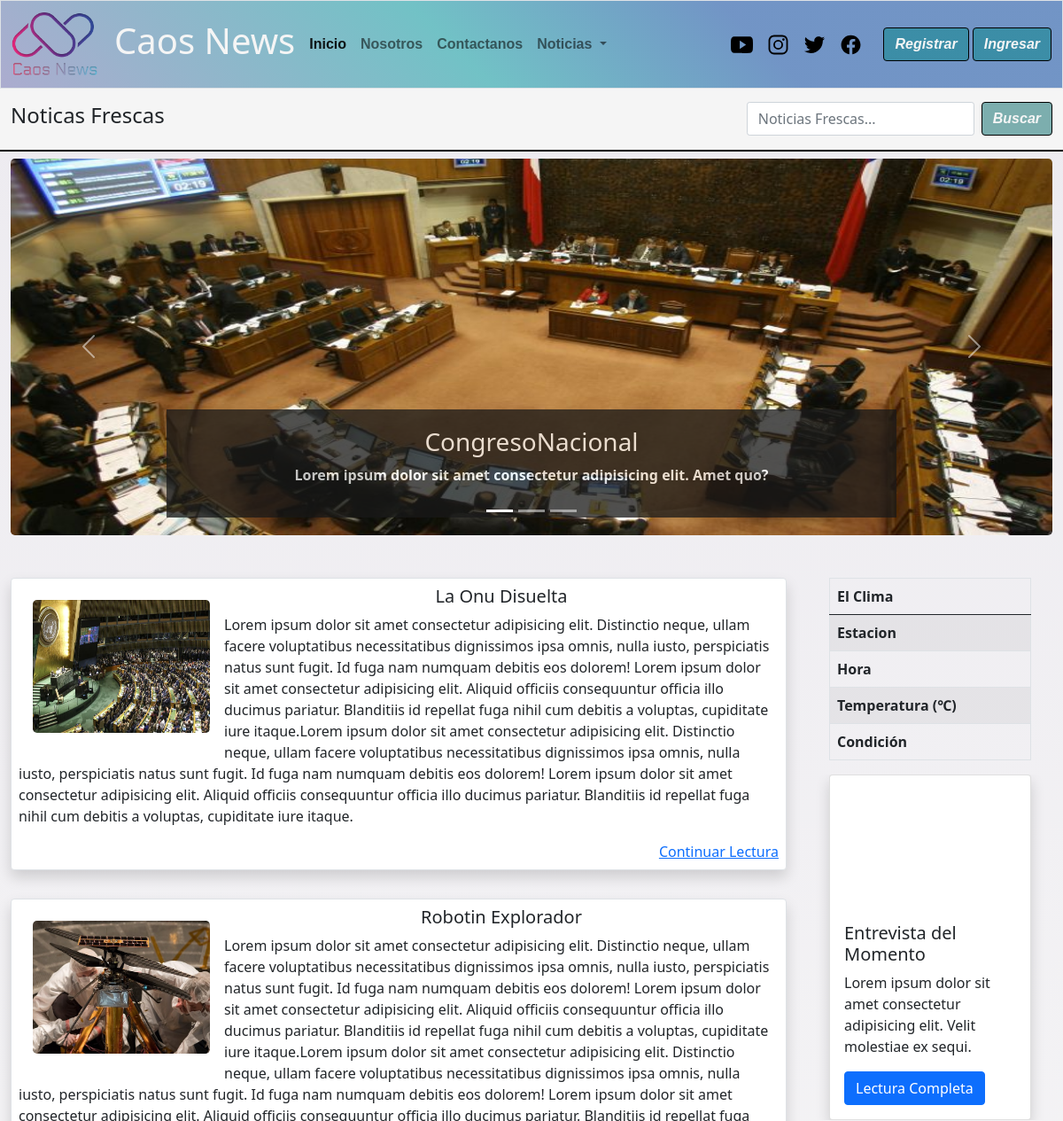
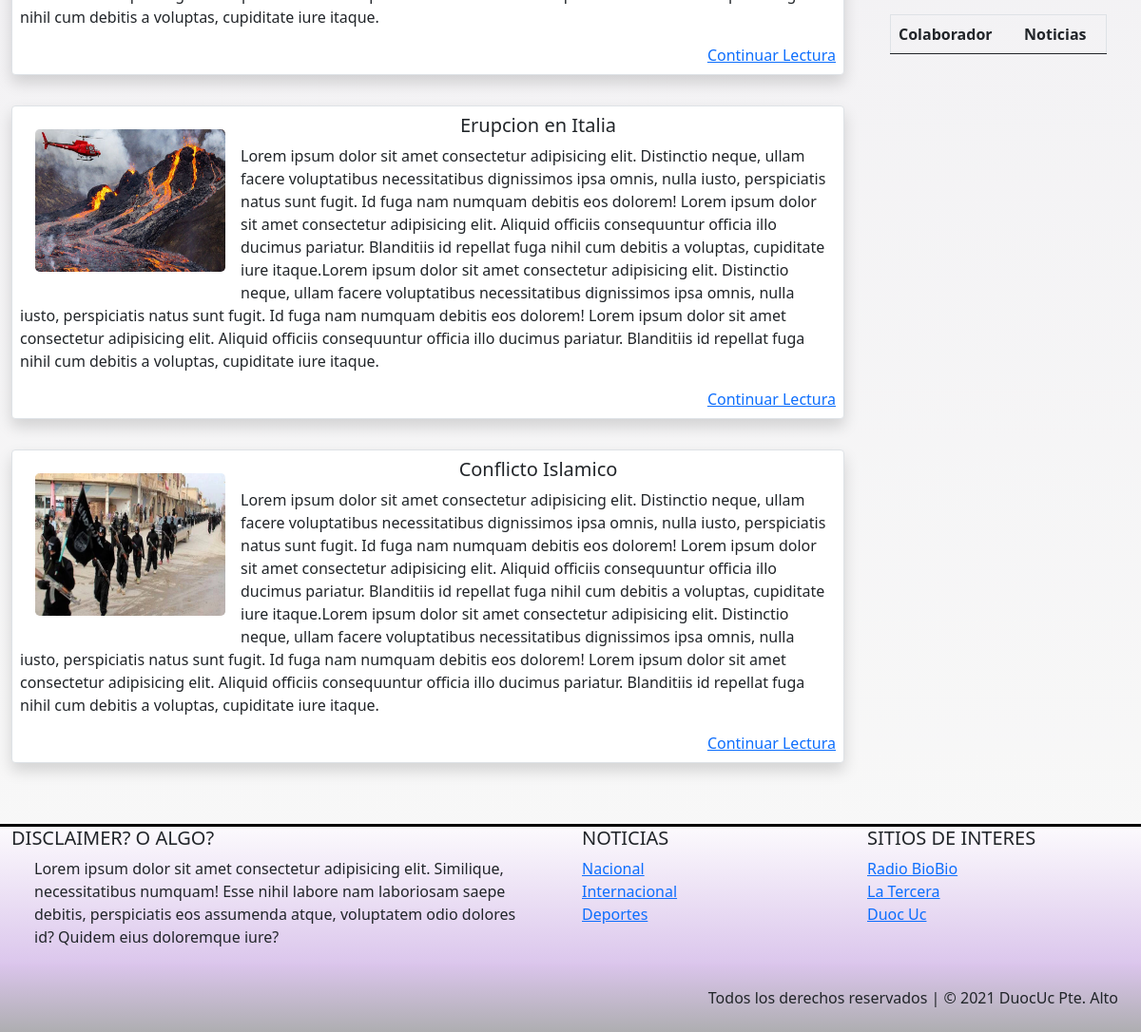
The page /salir/ on the database its author committed (2 pictures, top to bottom).
### caos_news/models.py (models this page shows, shortened)
class Noticia(models.Model):
    nombre_not = models.CharField(primary_key= True, max_length=50)
    fecha_not = models.DateField(default=datetime.date.today)
    redac =  models.TextField()
    img_not = models.ImageField(upload_to='noticias',null=True)
    publicar = models.BooleanField(default=False)
    comentario = models.TextField(null=True,default='Sin observaciones')
    autor = models.ForeignKey(User,null=True, on_delete=models.CASCADE)
    categoria = models.ForeignKey(Categoria, on_delete=models.CASCADE)

class Categoria(models.Model):
    cod_catg = models.IntegerField(primary_key=True)
    nombre_catg = models.CharField(max_length=50)

### caos_news/views.py (the view)
# urls.py: path('salir/',out_session,name='cerrar'),
def out_session(request):
    logout(request)
    categorias = Categoria.objects.all()
    noti_all = Noticia.objects.filter(publicar=True).order_by('-fecha_not')[:3]
    noti_index = Noticia.objects.filter(publicar=True).order_by('-fecha_not')[4:8]
    contexto = {"categorias":categorias,"noticias":noti_all,"noticias_index":noti_index}
    return render(request,"index.html",contexto)

### caos_news/templates/index.html (shortened to what this page needs)
{% extends 'base.html' %}
{%load static %}
{% block link_activos %}
                    <ul class="navbar-nav me-auto mb-2 mb-lg-0">
                        <li class="nav-item">
                            <a class="nav-link active" aria-current="page" href="{% url 'index'%}">Inicio</a>
                        </li>
                        {% if user.is_authenticated %}
                            <li class="nav-item">
                                <a class="nav-link" href="{% url 'enviar_n' %}">Subir noticia</a>
                            </li>
                            <li class="nav-item">
                                <a class="nav-link" href="{% url 'mis_notis' %}">Mis Noticias</a>
                            </li>
                        {% else %}
                            <li class="nav-item">
                            <a class="nav-link" href="{% url 'nos' %}">Nosotros</a>
                        </li>
                        <li class="nav-item">
                            <a class="nav-link" href="{% url 'contac' %}">Contactanos</a>
                        </li>
                        {% endif %}
                        <li class="nav-item dropdown">
                            <a class="nav-link dropdown-toggle" href="#" id="navbarDropdown" role="button"
                                data-bs-toggle="dropdown" aria-expanded="false">
                                Noticias
                            </a>
                        </li>
{% endblock link_activos %}
{% block contenido %}
<main>
        <nav class="navbar sticky-top" id="barra-busqueda">
            <div class="container-fluid ">
                <span class="navbar-text">
                {% if user.is_authenticated %}
                    <h4> Bienvenido(a) {{user.first_name}} {{user.last_name}} </h4>
                {% else %}
                    <h4>Noticas Frescas</h4>
                {% endif %}
                </span>
                <form class="d-flex" method="POST" action="{% url 'filter_d'%}">
                    <input class="form-control me-2" type="search" placeholder="Noticias Frescas..." name="txtbusqueda" aria-label="Search">
                    <button id="boton" class="btn btn-outline" type="submit">Buscar</button>
                </form>
            </div>
        </nav>
<section class="container-fluid">
    <div id="carouselExampleCaptions" class="carousel slide mt-2" data-bs-ride="carousel">
        <div class="carousel-indicators">
            <button type="button" data-bs-target="#carouselExampleCaptions" data-bs-slide-to="0" class="active"
                aria-current="true" aria-label="Slide 1"></button>
            <button type="button" data-bs-target="#carouselExampleCaptions" data-bs-slide-to="1"
                aria-label="Slide 2"></button>
            <button type="button" data-bs-target="#carouselExampleCaptions" data-bs-slide-to="2"
                aria-label="Slide 3"></button>
        </div>
        <div class="carousel-inner">
            {% for item in noticias  %}
            <div class="carousel-item {% if forloop.first %} active {% endif %}">
                <img src="{{ item.img_not.url}}" class="d-block w-100 rounded-3" alt=""
                    height="425">
                <div class="carousel-caption d-block d-md-block">
                    <a href="{% url 'noti' item.nombre_not %}">
                        <h3>{{item.nombre_not}}</h3>
                        <p>Lorem ipsum dolor sit amet consectetur adipisicing elit. Amet quo?</p>
                    </a>
                </div>
            </div>
            {% endfor %}
        </div>
        <button class="carousel-control-prev" type="button" data-bs-target="#carouselExampleCaptions"
            data-bs-slide="prev">
            <span class="carousel-control-prev-icon" aria-hidden="true"></span>
        </button>
        <button class="carousel-control-next" type="button" data-bs-target="#carouselExampleCaptions"
            data-bs-slide="next">
            <span class="carousel-control-next-icon" aria-hidden="true"></span>
        </button>
    </div>
</section>
<section class="container-fluid">
    <div class="row">
        <div class="col-7 col-lg-9 mt-5 mb-5">
            <div class="d-grid gap-3">
                {% for item in noticias_index %}
                <div class="p-2 bg-light border shadow mb-3 bg-body rounded" id="tarjeta">
                    <div class="float-start">
                        <img src="{{ item.img_not.url}}" class="m-3 rounded-3" alt="..."
                            width="200" height="150">
                    </div>
                    <div class="mx-auto">
                        <div class="text m-l-2 md-sm-center">
                            <h5 class="text-center">{{item.nombre_not}}</h5>
                            <p>{{item.redac}}
                            </p>
                        </div>
                        <div class="text-end"><a href="{% url 'noti' item.nombre_not %}">Continuar Lectura</a></div>
                    </div>
                </div>
                {% endfor %}
            </div>
        </div>
        <div class="col-5 col-lg-3 mt-5">
            <div class="table-responsive container-fluid">
                <table class="table table-striped table-hover border">
                    <thead>
                        <tr>
                            <th scope="col">El Clima</th>
                            <th scope="col"></th>
                        </tr>
                    </thead>
                    <tbody>
                        <tr>
                            <th scope="row">Estacion</th>
                            <td id="estacion"></td>
                        </tr>
                        <tr>
                            <th scope="row">Hora</th>
                            <td id="hora"></td>
                        </tr>
                        <tr>
                            <th scope="row">Temperatura (℃)</th>
                            <td id="temp"></td>
                        </tr>
                        <tr>
                            <th scope="row">Condición</th>
                            <td id="estado"></td>
                        </tr>
                    </tbody>
                </table>
            </div>
            <section class="container-fluid" style="overflow: auto;">
                <div class="card shadow bg-body rounded ">
                    <iframe src="https://www.youtube.com/embed/hgNr49A2fcE" title="YouTube video player" frameborder="0"
                        allow="accelerometer; autoplay; clipboard-write; encrypted-media; gyroscope; picture-in-picture"
                        allowfullscreen></iframe>
                    <div class="card-body">
                        <h5 class="card-title">Entrevista del Momento</h5>
                        <p class="card-text">Lorem ipsum dolor sit amet consectetur adipisicing elit. Velit
                            molestiae ex sequi.</p>
                        <a href="Inter-noticia_07.html" class="btn btn-primary">Lectura Completa</a>
                    </div>
                </div>
            </section>
            <section class="container-fluid mt-3">
                <div class="table-responsive ">
                    <table class="table table-striped table-hover border">
                        <thead>
                            <tr>
                                <th scope="col">Colaborador</th>
                                <th scope="col">Noticias</th>
                            </tr>
                        </thead>
                    </table>
                </div>
            </section>
        </div>
    </div>
</section>
{% endblock contenido %}
{% block categorias %}
    {% for x in categorias %}
        <li><a href="{% url 'categ' x.nombre_catg %}">{{x.nombre_catg}}</a></li>
    {% endfor %}
{% endblock categorias %}

### rows shown on the page
Noticia: img_not (picture), nombre_not "CongresoNacional"
Noticia: img_not (picture), nombre_not "La Onu Disuelta", redac "Lorem ipsum dolor sit amet consectetur adipisicing elit. Distinctio neque, ullam facere voluptatibus necessitatibus dignissimos ipsa omnis, nulla iusto, perspiciatis natus sunt fugit. Id fuga nam numquam debitis eos dolorem! Lorem ipsum dolor sit amet consectetur adipisicing elit. Aliquid officiis consequuntur officia illo ducimus pariatur. Blanditiis id repellat fuga nihil cum debitis a voluptas, cupiditate iure itaque.Lorem ipsum dolor sit amet consectetur adipisicing elit. Distinctio neque, ullam facere voluptatibus necessitatibus dignissimos ipsa omnis, nulla iusto, perspiciatis natus sunt fugit. Id fuga nam numquam debitis eos dolorem! Lorem ipsum dolor sit amet consectetur adipisicing…"
Noticia: img_not (picture), nombre_not "Robotin Explorador", redac "Lorem ipsum dolor sit amet consectetur adipisicing elit. Distinctio neque, ullam facere voluptatibus necessitatibus dignissimos ipsa omnis, nulla iusto, perspiciatis natus sunt fugit. Id fuga nam numquam debitis eos dolorem! Lorem ipsum dolor sit amet consectetur adipisicing elit. Aliquid officiis consequuntur officia illo ducimus pariatur. Blanditiis id repellat fuga nihil cum debitis a voluptas, cupiditate iure itaque.Lorem ipsum dolor sit amet consectetur adipisicing elit. Distinctio neque, ullam facere voluptatibus necessitatibus dignissimos ipsa omnis, nulla iusto, perspiciatis natus sunt fugit. Id fuga nam numquam debitis eos dolorem! Lorem ipsum dolor sit amet consectetur adipisicing…"
Noticia: img_not (picture), nombre_not "Erupcion en Italia", redac "Lorem ipsum dolor sit amet consectetur adipisicing elit. Distinctio neque, ullam facere voluptatibus necessitatibus dignissimos ipsa omnis, nulla iusto, perspiciatis natus sunt fugit. Id fuga nam numquam debitis eos dolorem! Lorem ipsum dolor sit amet consectetur adipisicing elit. Aliquid officiis consequuntur officia illo ducimus pariatur. Blanditiis id repellat fuga nihil cum debitis a voluptas, cupiditate iure itaque.Lorem ipsum dolor sit amet consectetur adipisicing elit. Distinctio neque, ullam facere voluptatibus necessitatibus dignissimos ipsa omnis, nulla iusto, perspiciatis natus sunt fugit. Id fuga nam numquam debitis eos dolorem! Lorem ipsum dolor sit amet consectetur adipisicing…"
Noticia: img_not (picture), nombre_not "Conflicto Islamico", redac "Lorem ipsum dolor sit amet consectetur adipisicing elit. Distinctio neque, ullam facere voluptatibus necessitatibus dignissimos ipsa omnis, nulla iusto, perspiciatis natus sunt fugit. Id fuga nam numquam debitis eos dolorem! Lorem ipsum dolor sit amet consectetur adipisicing elit. Aliquid officiis consequuntur officia illo ducimus pariatur. Blanditiis id repellat fuga nihil cum debitis a voluptas, cupiditate iure itaque.Lorem ipsum dolor sit amet consectetur adipisicing elit. Distinctio neque, ullam facere voluptatibus necessitatibus dignissimos ipsa omnis, nulla iusto, perspiciatis natus sunt fugit. Id fuga nam numquam debitis eos dolorem! Lorem ipsum dolor sit amet consectetur adipisicing…"
Categoria: nombre_catg "Nacional"
Categoria: nombre_catg "Internacional"
Categoria: nombre_catg "Deportes"
